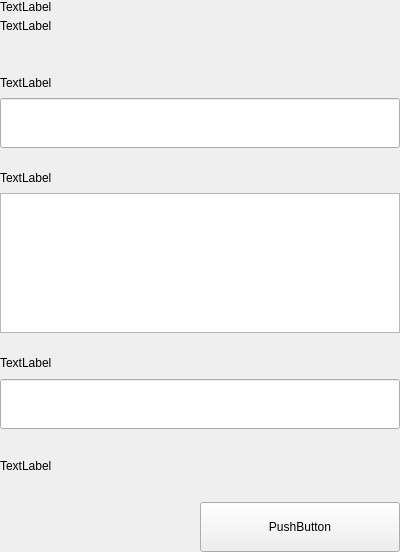
<?xml version="1.0" encoding="UTF-8"?>
<ui version="4.0">
 <class>SettingsSignMessageWidgets</class>
 <widget class="QWidget" name="SettingsSignMessageWidgets">
  <property name="geometry">
   <rect>
    <x>0</x>
    <y>0</y>
    <width>400</width>
    <height>552</height>
   </rect>
  </property>
  <property name="windowTitle">
   <string>Form</string>
  </property>
  <layout class="QVBoxLayout" name="verticalLayout">
   <property name="spacing">
    <number>0</number>
   </property>
   <property name="leftMargin">
    <number>0</number>
   </property>
   <property name="topMargin">
    <number>0</number>
   </property>
   <property name="rightMargin">
    <number>0</number>
   </property>
   <property name="bottomMargin">
    <number>0</number>
   </property>
   <item>
    <widget class="QWidget" name="left" native="true">
     <layout class="QVBoxLayout" name="verticalLayout_3">
      <property name="leftMargin">
       <number>0</number>
      </property>
      <property name="topMargin">
       <number>0</number>
      </property>
      <property name="rightMargin">
       <number>0</number>
      </property>
      <property name="bottomMargin">
       <number>0</number>
      </property>
      <item>
       <layout class="QVBoxLayout" name="verticalLayout_2">
        <property name="spacing">
         <number>0</number>
        </property>
        <item>
         <layout class="QHBoxLayout" name="horizontalLayout_3">
          <property name="spacing">
           <number>0</number>
          </property>
          <item>
           <layout class="QVBoxLayout" name="verticalLayoutTitle">
            <property name="spacing">
             <number>5</number>
            </property>
            <item>
             <widget class="QLabel" name="labelTitle">
              <property name="text">
               <string>TextLabel</string>
              </property>
             </widget>
            </item>
            <item>
             <widget class="QLabel" name="labelSubtitle1">
              <property name="text">
               <string>TextLabel</string>
              </property>
              <property name="wordWrap">
               <bool>true</bool>
              </property>
             </widget>
            </item>
           </layout>
          </item>
         </layout>
        </item>
        <item>
         <spacer name="verticalSpacer_2">
          <property name="orientation">
           <enum>Qt::Vertical</enum>
          </property>
          <property name="sizeType">
           <enum>QSizePolicy::Fixed</enum>
          </property>
          <property name="sizeHint" stdset="0">
           <size>
            <width>20</width>
            <height>40</height>
           </size>
          </property>
         </spacer>
        </item>
        <item>
         <layout class="QHBoxLayout" name="horizontalLayout_6" stretch="2">
          <property name="spacing">
           <number>0</number>
          </property>
          <item>
           <layout class="QVBoxLayout" name="verticalLayout_7">
            <property name="spacing">
             <number>5</number>
            </property>
            <item>
             <widget class="QLabel" name="labelSubtitleAddress">
              <property name="minimumSize">
               <size>
                <width>0</width>
                <height>20</height>
               </size>
              </property>
              <property name="maximumSize">
               <size>
                <width>16777215</width>
                <height>20</height>
               </size>
              </property>
              <property name="text">
               <string>TextLabel</string>
              </property>
             </widget>
            </item>
            <item>
             <widget class="QLineEdit" name="addressIn_SM">
              <property name="minimumSize">
               <size>
                <width>0</width>
                <height>50</height>
               </size>
              </property>
              <property name="maximumSize">
               <size>
                <width>16777215</width>
                <height>50</height>
               </size>
              </property>
             </widget>
            </item>
           </layout>
          </item>
         </layout>
        </item>
        <item>
         <spacer name="verticalSpacer_3">
          <property name="orientation">
           <enum>Qt::Vertical</enum>
          </property>
          <property name="sizeType">
           <enum>QSizePolicy::Fixed</enum>
          </property>
          <property name="sizeHint" stdset="0">
           <size>
            <width>20</width>
            <height>20</height>
           </size>
          </property>
         </spacer>
        </item>
        <item>
         <layout class="QVBoxLayout" name="verticalLayout_9">
          <property name="spacing">
           <number>5</number>
          </property>
          <item>
           <widget class="QLabel" name="labelSubtitleMessage">
            <property name="minimumSize">
             <size>
              <width>0</width>
              <height>20</height>
             </size>
            </property>
            <property name="maximumSize">
             <size>
              <width>16777215</width>
              <height>20</height>
             </size>
            </property>
            <property name="text">
             <string>TextLabel</string>
            </property>
           </widget>
          </item>
          <item>
           <widget class="QPlainTextEdit" name="messageIn_SM">
            <property name="minimumSize">
             <size>
              <width>0</width>
              <height>140</height>
             </size>
            </property>
            <property name="maximumSize">
             <size>
              <width>16777215</width>
              <height>140</height>
             </size>
            </property>
           </widget>
          </item>
         </layout>
        </item>
        <item>
         <spacer name="verticalSpacer_4">
          <property name="orientation">
           <enum>Qt::Vertical</enum>
          </property>
          <property name="sizeType">
           <enum>QSizePolicy::Fixed</enum>
          </property>
          <property name="sizeHint" stdset="0">
           <size>
            <width>20</width>
            <height>20</height>
           </size>
          </property>
         </spacer>
        </item>
        <item>
         <widget class="QWidget" name="widget" native="true">
          <property name="minimumSize">
           <size>
            <width>0</width>
            <height>75</height>
           </size>
          </property>
          <property name="maximumSize">
           <size>
            <width>16777215</width>
            <height>16777215</height>
           </size>
          </property>
          <layout class="QVBoxLayout" name="verticalLayout_4">
           <property name="leftMargin">
            <number>0</number>
           </property>
           <property name="topMargin">
            <number>0</number>
           </property>
           <property name="rightMargin">
            <number>0</number>
           </property>
           <property name="bottomMargin">
            <number>0</number>
           </property>
           <item>
            <widget class="QLabel" name="labelSubtitleSignature">
             <property name="minimumSize">
              <size>
               <width>0</width>
               <height>20</height>
              </size>
             </property>
             <property name="maximumSize">
              <size>
               <width>16777215</width>
               <height>20</height>
              </size>
             </property>
             <property name="text">
              <string>TextLabel</string>
             </property>
            </widget>
           </item>
           <item>
            <widget class="QLineEdit" name="signatureOut_SM">
             <property name="minimumSize">
              <size>
               <width>0</width>
               <height>50</height>
              </size>
             </property>
            </widget>
           </item>
          </layout>
         </widget>
        </item>
        <item>
         <spacer name="verticalSpacer_5">
          <property name="orientation">
           <enum>Qt::Vertical</enum>
          </property>
          <property name="sizeType">
           <enum>QSizePolicy::Fixed</enum>
          </property>
          <property name="sizeHint" stdset="0">
           <size>
            <width>20</width>
            <height>20</height>
           </size>
          </property>
         </spacer>
        </item>
        <item>
         <widget class="QLabel" name="statusLabel_SM">
          <property name="text">
           <string>TextLabel</string>
          </property>
         </widget>
        </item>
        <item>
         <spacer name="verticalSpacer">
          <property name="orientation">
           <enum>Qt::Vertical</enum>
          </property>
          <property name="sizeType">
           <enum>QSizePolicy::Fixed</enum>
          </property>
          <property name="sizeHint" stdset="0">
           <size>
            <width>20</width>
            <height>20</height>
           </size>
          </property>
         </spacer>
        </item>
        <item>
         <layout class="QHBoxLayout" name="horizontalLayout_7">
          <item>
           <spacer name="horizontalSpacer_5">
            <property name="orientation">
             <enum>Qt::Horizontal</enum>
            </property>
            <property name="sizeType">
             <enum>QSizePolicy::Expanding</enum>
            </property>
            <property name="sizeHint" stdset="0">
             <size>
              <width>40</width>
              <height>20</height>
             </size>
            </property>
           </spacer>
          </item>
          <item>
           <widget class="QPushButton" name="pushButtonSave">
            <property name="minimumSize">
             <size>
              <width>200</width>
              <height>50</height>
             </size>
            </property>
            <property name="maximumSize">
             <size>
              <width>200</width>
              <height>50</height>
             </size>
            </property>
            <property name="text">
             <string>PushButton</string>
            </property>
           </widget>
          </item>
         </layout>
        </item>
       </layout>
      </item>
     </layout>
    </widget>
   </item>
  </layout>
 </widget>
 <resources/>
 <connections/>
</ui>
